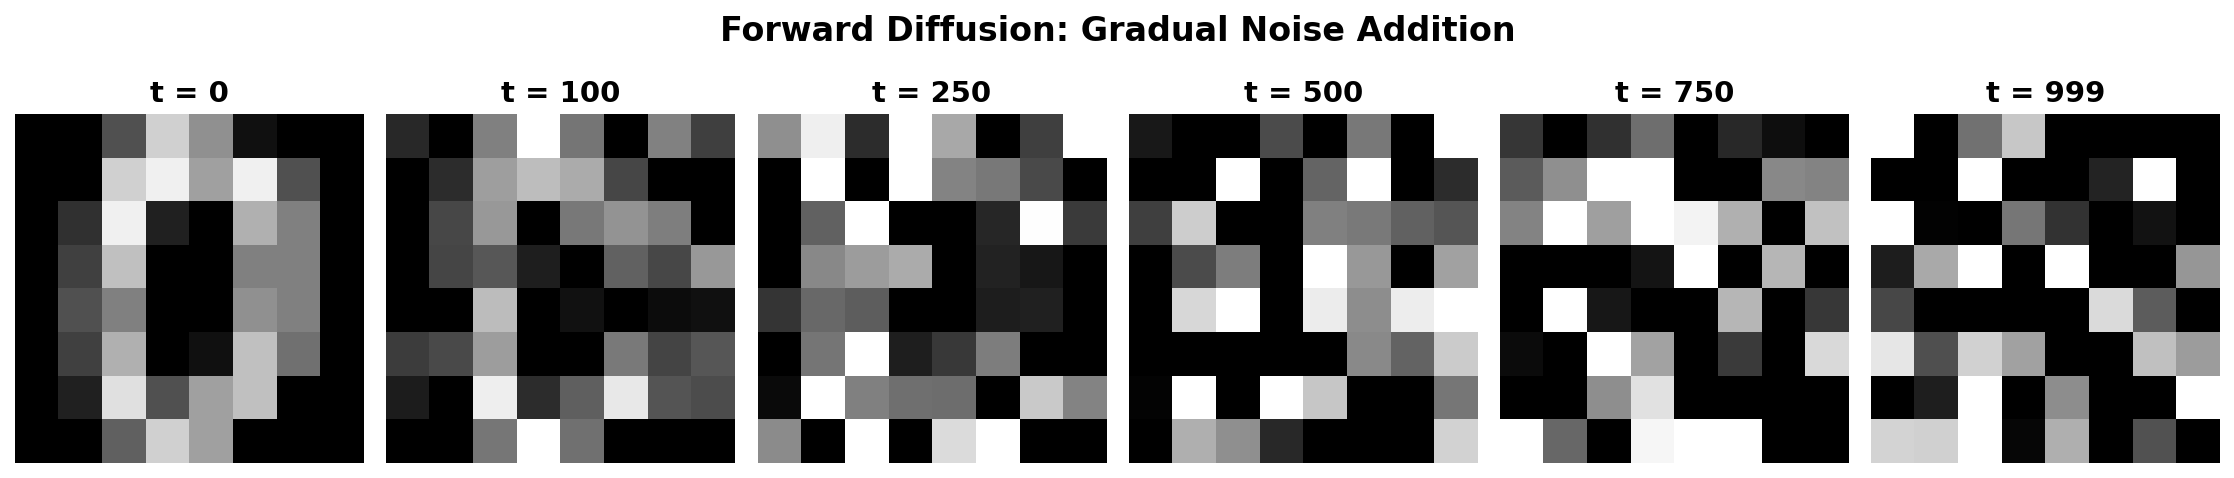

This chart was generated by the following Python code:
"""Generate forward diffusion visualization showing gradual noise addition"""

import numpy as np
import matplotlib.pyplot as plt
from sklearn.datasets import load_digits
from matplotlib.gridspec import GridSpec

# Load MNIST-like digits dataset
digits = load_digits()
images = digits.images / 16.0  # Normalize to [0, 1]
sample_image = images[0]  # Shape: (8, 8)

# Linear variance schedule
T = 1000
beta_start = 1e-4
beta_end = 0.02
beta_t = np.linspace(beta_start, beta_end, T)

# Precompute alpha values
alpha_t = 1.0 - beta_t
alpha_bar_t = np.cumprod(alpha_t)

# Set random seed for reproducibility
np.random.seed(42)

def forward_diffusion(x_0, t, alpha_bar):
    """
    Apply forward diffusion to timestep t.
    x_t = sqrt(alpha_bar_t) * x_0 + sqrt(1 - alpha_bar_t) * epsilon
    """
    noise = np.random.randn(*x_0.shape)
    sqrt_alpha_bar = np.sqrt(alpha_bar[t])
    sqrt_one_minus_alpha_bar = np.sqrt(1.0 - alpha_bar[t])
    x_t = sqrt_alpha_bar * x_0 + sqrt_one_minus_alpha_bar * noise
    return x_t, noise

# Visualize forward diffusion at different timesteps
timesteps = [0, 100, 250, 500, 750, 999]
fig = plt.figure(figsize=(15, 3))
gs = GridSpec(1, len(timesteps), figure=fig)

for i, t in enumerate(timesteps):
    ax = fig.add_subplot(gs[0, i])
    if t == 0:
        noisy_image = sample_image
    else:
        noisy_image, _ = forward_diffusion(sample_image, t-1, alpha_bar_t)

    ax.imshow(noisy_image, cmap='gray', vmin=0, vmax=1)
    ax.set_title(f't = {t}', fontsize=14, fontweight='bold')
    ax.axis('off')

plt.suptitle('Forward Diffusion: Gradual Noise Addition', fontsize=16, fontweight='bold', y=1.05)
plt.tight_layout()
plt.savefig('/home/chirag/ds-book/book/course-14/ch40/diagrams/forward_diffusion.png',
            dpi=150, bbox_inches='tight', facecolor='white')
print("Forward diffusion visualization saved.")
